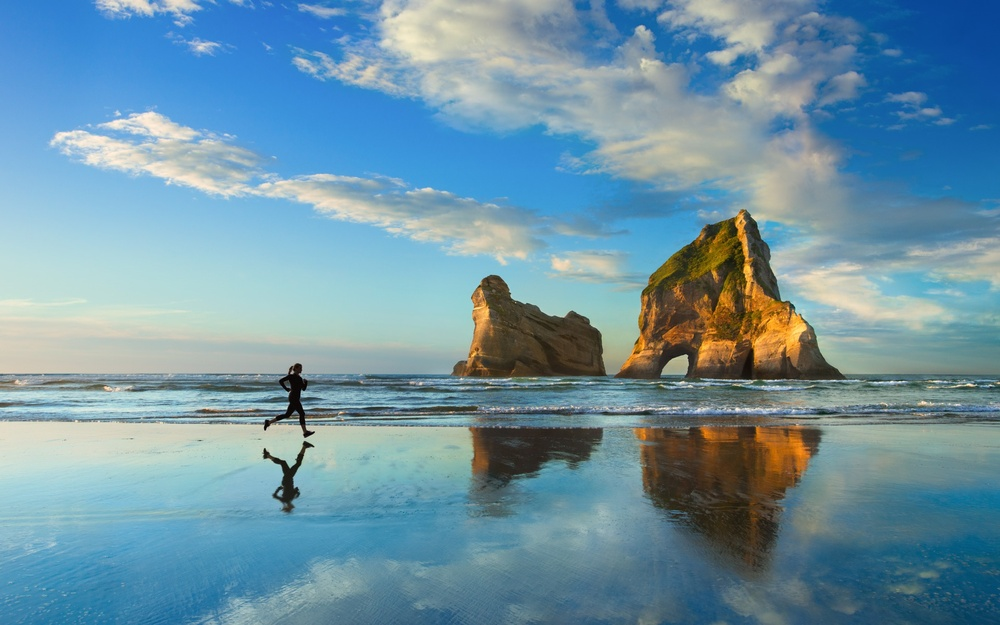
#> input picture Computer-Vision/resources/img1.jpg, 1000 x 625 px, shrunk from 1920 x 1200 before the run
$ jupyter execute comparing-historgrams.ipynb
#> lines starting #> are read from the running program, lines starting #| are printed output that depends on the picture
# Comparing Images Using Image Historgrams

In this workbook i experiment with comparing images using their histrograms. The metrics for comparison are Chi-Squared and Kullback-Leibler Divergence. As will be shown. the comparison metric used for historgram similarity can significantly influence which images are classified as similar or not. 2 different metrics will not neccessarily indicate that the same 2 images are similar.

Import the OpenCV & Numpy Libraries

[cell 1]
import numpy as np
import cv2 as cv
from matplotlib import pyplot as plt
img1 = cv.imread('./resources/img1.jpg')
#> img1 is the input picture: shape (625, 1000, 3); mean B, G, R 164.3, 148, 111.1
img2 = cv.imread('./resources/img2.jpg')
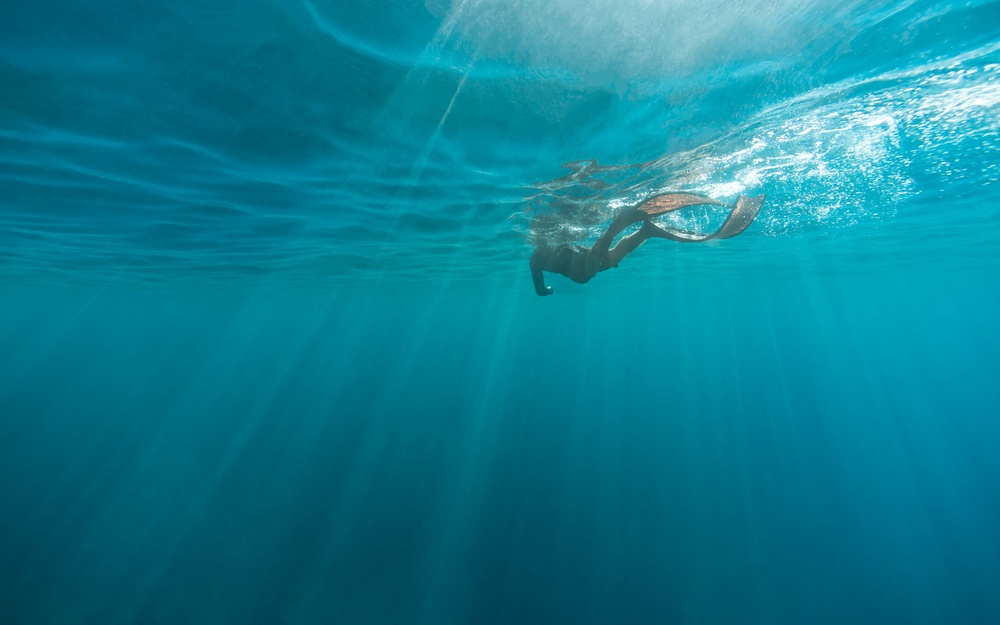
#> input picture Computer-Vision/resources/img2.jpg, 1000 x 625 px, shrunk from 1920 x 1200 before the run
#> img2 is the input picture: shape (625, 1000, 3); mean B, G, R 145.5, 125.2, 13.6
img3 = cv.imread('./resources/img3.jpg')
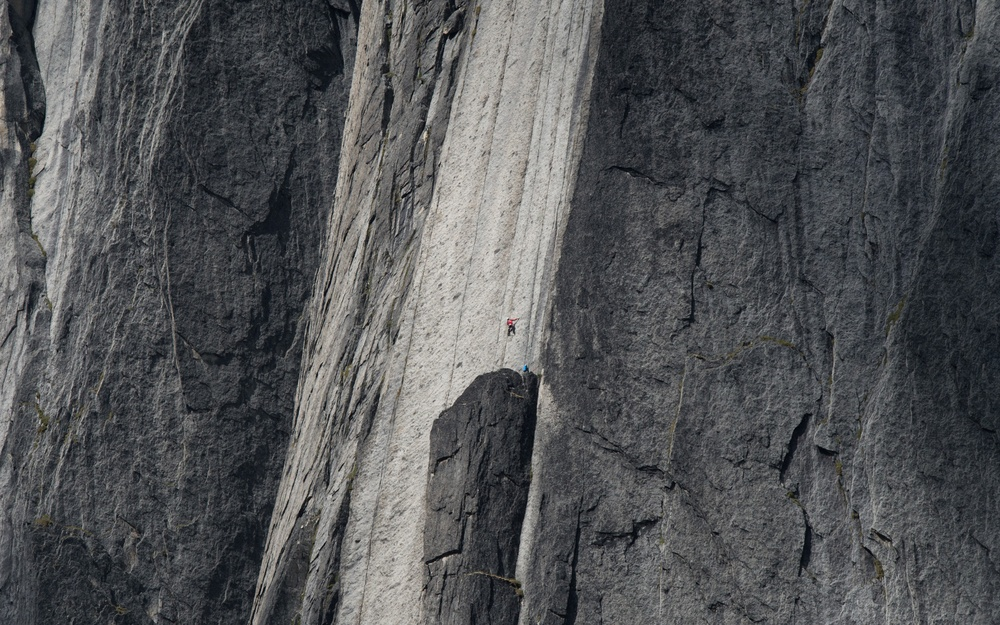
#> input picture Computer-Vision/resources/img3.jpg, 1000 x 625 px, shrunk from 1920 x 1200 before the run
#> img3 is the input picture: shape (625, 1000, 3); mean B, G, R 85.4, 83.4, 81.9

## 1.Calculating and Plotting Histrograms
Convert the images to grayscale

[cell 2]
img1_gray = cv.cvtColor(img1, cv.COLOR_BGR2GRAY)
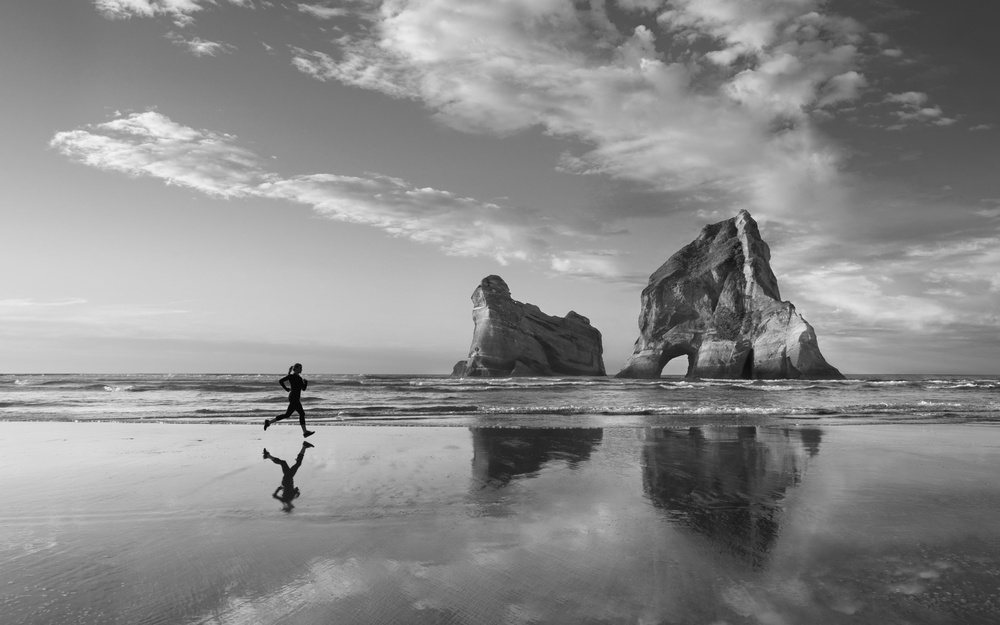
#> img1_gray: shape (625, 1000); min 0, max 247, mean 138.8
img2_gray = cv.cvtColor(img2, cv.COLOR_BGR2GRAY)
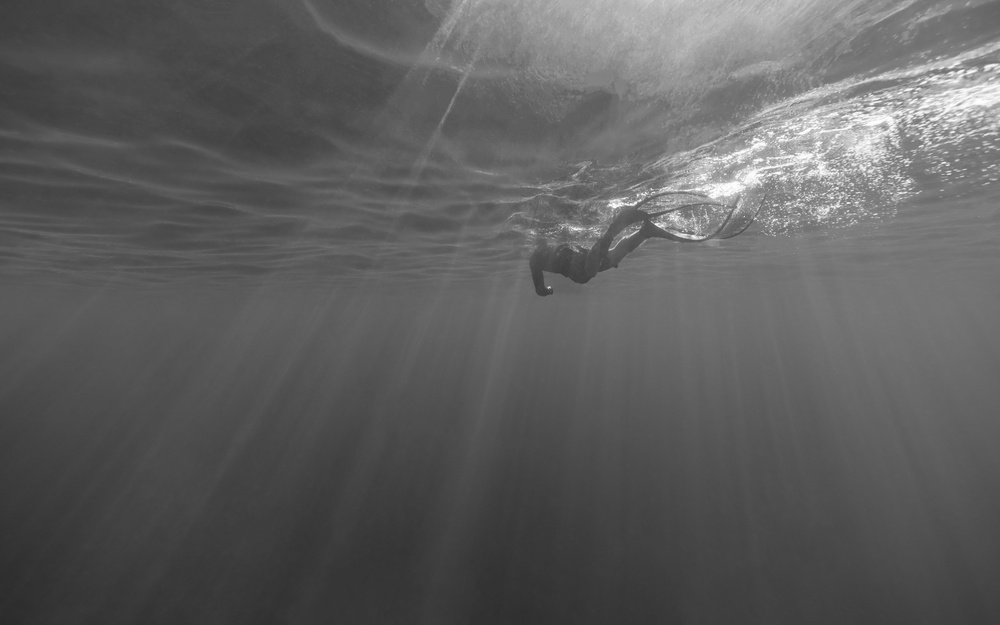
#> img2_gray: shape (625, 1000); min 42, max 255, mean 94.1
img3_gray = cv.cvtColor(img3, cv.COLOR_BGR2GRAY)

The calcHist() function calculates the historgram.

[cell 3]
hist1_gray = cv.calcHist([img1_gray],[0],None,[256],[0,256])
#> hist1_gray = 256 values, max 6552 at index 124, min 0 at index 245, mean 2441.4
hist2_gray = cv.calcHist([img2_gray],[0],None,[256],[0,256])
#> hist2_gray = 256 values, max 13109 at index 74, min 0 at index 0, mean 2441.4
hist3_gray = cv.calcHist([img3_gray],[0],None,[256],[0,256])
#> hist3_gray = 256 values, max 7943 at index 61, min 0 at index 0, mean 2441.4

Plot & save the historgrams

[cell 4]
plt.figure(figsize=(12,8))
plt.plot(hist1_gray, label = 'img1_gray')
plt.plot(hist2_gray, label = 'img2_gray')
plt.plot(hist3_gray, label = 'img3_gray')
plt.legend(loc="upper right")
plt.xlim([0,256])
plt.title('Grayscale historgrams for img1, img2 & img3')
plt.savefig('image-historgrams.png')
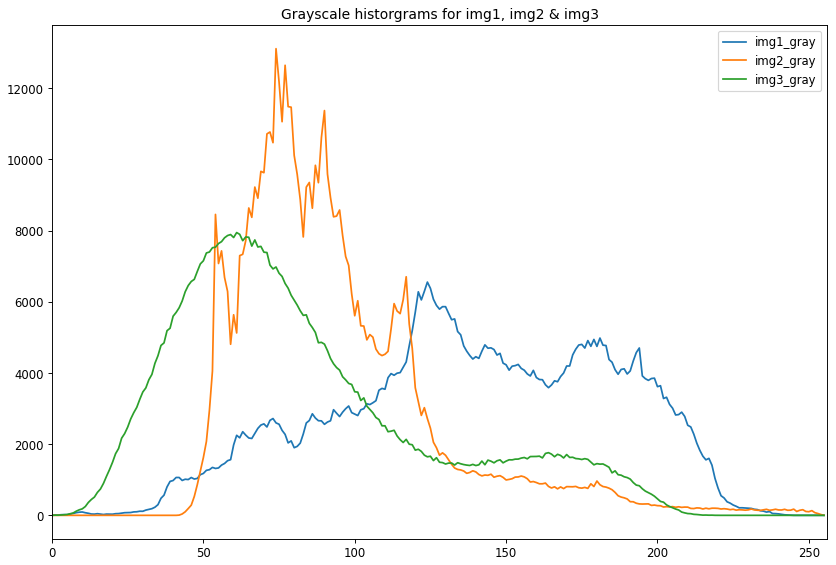
#> figure drawn by matplotlib, 1 panel; curve peaks at x = 124, y = 6552; curve peaks at x = 74, y = 13109; curve peaks at x = 61, y = 7943

## 2. Comparing the Image using Historgrams metrics

Defines the functions for Chi-squared and Kullback-Leibler metrics.

[cell 5]
def ChiSquaredDist(hist1, hist2):
    """ Calculates the chi-squared distance between 2 histograms"""
    return np.sum(((hist1 - hist2)**2) / (hist1 + hist2))

def KlDivergence(hist1, hist2):
    """ Calculates the Kullback-Leibler Divergence between 2 histograms"""
    return np.sum(hist1 * np.log(hist1 / hist2))

def KlDist(hist1, hist2):
    """ Calculates the Kullback-Leibler Distance between 2 histograms"""
    kl1 = KlDivergence(hist1, hist2)
    kl2 = KlDivergence(hist2, hist1)
    return kl1 + kl2

Add small value to each element in array to prevent divide by zero errors

[cell 6]
hist1_gray = hist1_gray + 0.00001
#> hist1_gray = 256 values, max 6552 at index 124, min 1e-05 at index 245, mean 2441.4
hist2_gray = hist2_gray + 0.00001
#> hist2_gray = 256 values, max 13109 at index 74, min 1e-05 at index 0, mean 2441.4
hist3_gray = hist3_gray + 0.00001
#> hist3_gray = 256 values, max 7943 at index 61, min 1e-05 at index 0, mean 2441.4

## Chi-squared Comparison
Test similarities between image historgrams using self defined chi-squared metric

[cell 7]
print(f"""
    ------------ x2 Distances ------------
    x2 Distance between img1 and img2: {ChiSquaredDist(hist1_gray, hist2_gray):.2f}
    x2 Distance between img1 and img3: {ChiSquaredDist(hist1_gray, hist3_gray):.2f}
    x2 Distance between img2 and img3: {ChiSquaredDist(hist2_gray, hist3_gray):.2f}
""")
#|     ------------ x2 Distances ------------
#|     x2 Distance between img1 and img2: 422067.53
#|     x2 Distance between img1 and img3: 397750.06
#|     x2 Distance between img2 and img3: 217202.88

Chi-squared value closer to 0 indicates closeness/similarity with 0.0 being a perfect match. Therefore, according to chi-square, img2 and img3 are most similar with a value of 837586.81

## Kullback-Leibler Divergence
Normalize the historgrams before applying KL calculations

[cell 8]
hist1_gray_norm = (hist1_gray) / np.sum(hist1_gray)
#> hist1_gray_norm = 256 values, max 0.0105 at index 124, min 1.6e-11 at index 245, mean 0.00391
hist2_gray_norm = (hist2_gray) / np.sum(hist2_gray)
#> hist2_gray_norm = 256 values, max 0.021 at index 74, min 1.6e-11 at index 0, mean 0.00391
hist3_gray_norm = (hist3_gray) / np.sum(hist3_gray)
#> hist3_gray_norm = 256 values, max 0.0127 at index 61, min 1.6e-11 at index 0, mean 0.00391

Test similarities between image historgrams using self defined Kullback-Leibler metric

[cell 9]
print(f"""
    ------------ Kullback-Leibler Divergence  - Self Defined ------------
    Kullback-Leibler Divergence between img1 and img2: {KlDist(hist1_gray_norm, hist2_gray_norm):.2f}
    Kullback-Leibler Divergence between img1 and img3: {KlDist(hist1_gray_norm, hist3_gray_norm):.2f}
    Kullback-Leibler Divergence between img2 and img3: {KlDist(hist2_gray_norm, hist3_gray_norm):.2f}
""")
#> in KlDist, `kl1 = KlDivergence(hist1, hist2)`: kl1 = 1.07
#> in KlDist, `kl2 = KlDivergence(hist2, hist1)`: kl2 = 0.788
#|     ------------ Kullback-Leibler Divergence  - Self Defined ------------
#|     Kullback-Leibler Divergence between img1 and img2: 1.86
#|     Kullback-Leibler Divergence between img1 and img3: 1.78
#|     Kullback-Leibler Divergence between img2 and img3: 3.38
